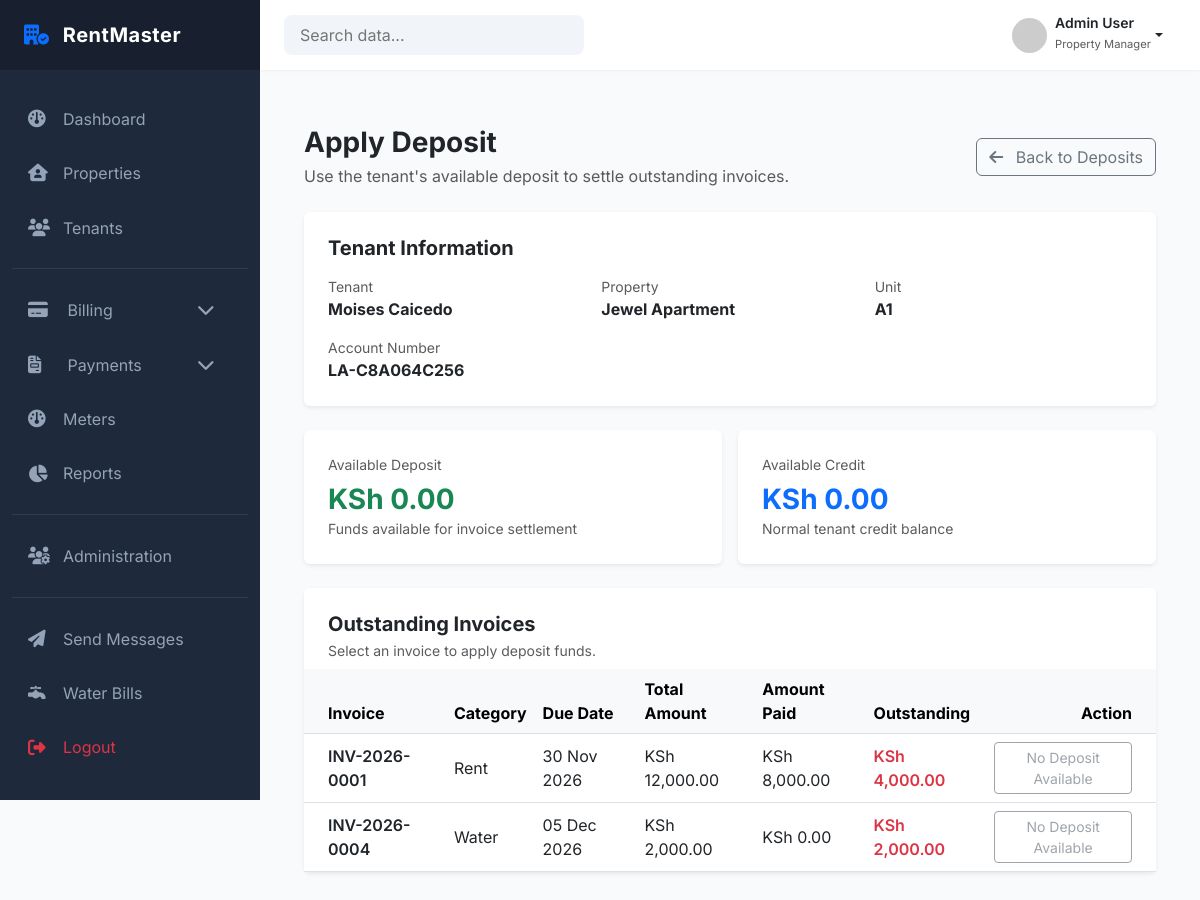
Screenshot of /finance/deposits/apply/2/ (signed in) with the database file from the repository.
### tenants/models.py (models this page shows, shortened)
class Tenant(models.Model):
    first_name = models.CharField(max_length=100)
    last_name = models.CharField(max_length=100)
    landlord = models.ForeignKey(
        settings.AUTH_USER_MODEL,
        on_delete=models.PROTECT,
        limit_choices_to={"role": "LANDLORD"},
        related_name="tenants"
    )
    phone_number = models.CharField(max_length=20)
    email = models.EmailField(blank=True)
    id_number = models.CharField(max_length=50)
    date_of_birth = models.DateField(null=True, blank=True)
    is_active = models.BooleanField(default=True)
    created_at = models.DateTimeField(auto_now_add=True)
    created_by = models.ForeignKey(
        settings.AUTH_USER_MODEL,
        on_delete=models.PROTECT
    )
    class Meta:
        constraints = [
            UniqueConstraint(
                fields=["id_number", "landlord"],
                name="unique_id_per_landlord"
            ),
            UniqueConstraint(
                fields=["phone_number", "landlord"],
                name="unique_phone_per_landlord"
            )
        ]

class Tenancy(models.Model):
    tenant = models.ForeignKey(
        "Tenant",
        on_delete=models.PROTECT,
        related_name="tenancies"
    )
    unit = models.ForeignKey(
        Unit,
        on_delete=models.PROTECT,
        related_name="tenancies"
    )
    start_date = models.DateField() # when tenancy officially begins
    end_date = models.DateField(null=True, blank=True) # when tenancy ends
    rent_amount = models.DecimalField(max_digits=12, decimal_places=2)
    status = models.CharField(
        max_length=20,
        choices=TenancyStatus.choices,
        default=TenancyStatus.ACTIVE
    )
    created_by = models.ForeignKey(
        settings.AUTH_USER_MODEL,
        on_delete=models.PROTECT,
        related_name="created_tenancies"
    )
    created_at = models.DateTimeField(auto_now_add=True)
    updated_at = models.DateTimeField(auto_now=True)
    class Meta:
        ordering = ["-start_date"]
        constraints = [
            models.UniqueConstraint(
                fields=["unit"],
                condition=Q(status="ACTIVE"),
                name="unique_active_tenancy_per_unit"
            ),
            models.UniqueConstraint(
                fields=["tenant"],
                condition=Q(status="ACTIVE"),
                name="unique_active_tenancy_per_tenant"
            )
        ]

### properties/models.py (models this page shows, shortened)
class Unit(models.Model):
    property = models.ForeignKey(
        Property,
        on_delete=models.PROTECT,
        related_name="units"
    )
    unit_number = models.CharField(max_length=20)
    unit_type = models.CharField(
        max_length=50,
        choices=UnitType.choices
    )
    status = models.CharField(
        max_length=50,
        choices=UnitStatus.choices,
        default=UnitStatus.VACANT
    )
    floor = models.CharField(max_length=20, blank=True)
    is_active = models.BooleanField(default=True)
    created_at = models.DateTimeField(auto_now_add=True)
    class Meta:
        constraints = [
            UniqueConstraint(
                fields=["property", "unit_number"],
                name="unique_unit_number_per_property"
            )
        ]
        ordering = ["unit_number"]

class Property(models.Model):
    landlord = models.ForeignKey(
        settings.AUTH_USER_MODEL,
        on_delete=models.PROTECT,
        related_name="properties",
        limit_choices_to={"role": "LANDLORD"}
    )
    name = models.CharField(max_length=150)
    description = models.TextField(blank=True)
    address_line_1 = models.CharField(max_length=250)
    address_line_2 = models.CharField(max_length=255, blank=True)
    country = models.CharField(max_length=100)
    county = models.CharField(max_length=100, blank=True)
    postal_code = models.CharField(max_length=20, blank=True)
    is_active = models.BooleanField(default=True)
    created_at = models.DateTimeField(auto_now_add=True)
    updated_at = models.DateTimeField(auto_now=True)
    class Meta:
        constraints = [
            UniqueConstraint(
                fields=["landlord", "name"],
                name="unique_property_name_per_landlord"
            )
        ]
        ordering = ["-created_at"]

### finance/models.py (models this page shows, shortened)
class LedgerAccount(models.Model):
    tenancy = models.OneToOneField(
        Tenancy,
        on_delete=models.PROTECT,
        related_name="ledger_account"
    )
    account_number = models.CharField(max_length=30, unique=True, editable=False)
    is_active = models.BooleanField(default=True)
    created_at = models.DateTimeField(auto_now_add=True)
    updated_at = models.DateTimeField(auto_now=True)
    class Meta:
        ordering = ["-created_at"]

### billing/models.py (models this page shows, shortened)
class Invoice(models.Model):
    tenancy = models.ForeignKey(
        Tenancy,
        on_delete=models.PROTECT,
        related_name="invoices"
    )
    ledger_account = models.ForeignKey(
        "finance.LedgerAccount",
        on_delete=models.PROTECT,
        related_name="invoices"
    )
    category = models.CharField(
        max_length=20,
        choices=InvoiceCategory.choices
    )
    invoice_number = models.CharField(max_length=50, unique=True, blank=True)
    issue_date = models.DateField(default=timezone.now)
    due_date = models.DateField()
    billing_period_start = models.DateField(null=True, blank=True)
    billing_period_end = models.DateField(null=True, blank=True)
    total_amount = models.DecimalField(
        max_digits=14,
        decimal_places=2,
        default=0
    )
    amount_paid = models.DecimalField(
        max_digits=14,
        decimal_places=2,
        default=0
    )
    status = models.CharField(
        max_length=20,
        choices=InvoiceStatus.choices,
        default=InvoiceStatus.DRAFT
    )
    notes = models.TextField(blank=True)
    created_at = models.DateTimeField(auto_now_add=True)
    created_by = models.ForeignKey(
        settings.AUTH_USER_MODEL,
        on_delete=models.PROTECT,
        related_name="created_invoices"
    )
    class Meta:
        ordering = ["-issue_date"]
        constraints = [
            models.UniqueConstraint(
                fields=[
                    "ledger_account",
                    "category",
                    "billing_period_start",
                    "billing_period_end"
                ],
                condition=~models.Q(
                    status=InvoiceStatus.CANCELLED
                ),
                name="unique_active_invoice_per_charge_per_period"
            )
        ]
    @property
    def outstanding_balance(self):
        return self.total_amount - self.amount_paid
    def is_system_generated(self):
        return self.created_by.role == "SYSTEM"
    is_system_generated.boolean = True
    is_system_generated.short_description = "Auto Generated"

### finance/views/deposit_views.py (the view, shortened to what this page needs)
@login_required
def apply_deposit_view(request, tenant_id):
    accessible_tenants = get_accessible_tenants(
        request.user
    )
    tenant = get_object_or_404(
        accessible_tenants,
        pk=tenant_id,
    )
    tenancy = get_object_or_404(
        Tenancy.objects.select_related(
            "ledger_account",
            "unit",
            "unit__property",
        ),
        tenant=tenant,
        status=TenancyStatus.ACTIVE,
    )
    ledger_account = tenancy.ledger_account
    available_deposit = get_available_deposit(
        ledger_account
    )
    available_credit = get_available_credit(
        ledger_account
    )
    invoices = (
        Invoice.objects
        .filter(
            ledger_account=ledger_account,
            status=InvoiceStatus.ISSUED,
            total_amount__gt=F("amount_paid"),
        )
        .order_by("due_date", "issue_date")
    )
    selected_invoice_id = (
        request.POST.get("invoice_id")
        if request.method == "POST"
        else request.GET.get("invoice")
    )
    selected_invoice = None
    amount = ""
    if selected_invoice_id:
        selected_invoice = get_object_or_404(
            invoices,
            pk=selected_invoice_id,
        )
    context = {
        "tenant": tenant,
        "tenancy": tenancy,
        "ledger_account": ledger_account,
        "available_deposit": available_deposit,
        "available_credit": available_credit,
        "invoices": invoices,
        "selected_invoice": selected_invoice,
        "amount": amount,
    }
    return render(
        request,
        "deposits/apply_deposits.html",
        context,
    )

### templates/deposits/apply_deposits.html (shortened to what this page needs)
{% extends "dashboard/base_dashboard.html" %}
{% load static %}
{% load humanize %}
{% block content %}
<div class="container-fluid py-4">
    <div class="d-flex flex-wrap justify-content-between align-items-center mb-4 gap-3">
        <div>
            <h3 class="fw-bold mb-1">Apply Deposit</h3>
            <p class="text-muted mb-0">
                Use the tenant's available deposit to settle outstanding invoices.
            </p>
        </div>
        <a
            href="{% url 'finance:tenant_deposit' tenant.id %}"
            class="btn btn-outline-secondary"
        >
            <i class="fas fa-arrow-left me-2"></i>
            Back to Deposits
        </a>
    </div>
    <div class="card border-0 shadow-sm mb-4">
        <div class="card-body p-4">
            <h5 class="fw-bold mb-3">Tenant Information</h5>
            <div class="row g-3">
                <div class="col-md-4">
                    <small class="text-muted d-block">Tenant</small>
                    <strong>
                        {{ tenant.first_name }} {{ tenant.last_name }}
                    </strong>
                </div>
                <div class="col-md-4">
                    <small class="text-muted d-block">Property</small>
                    <strong>{{ tenancy.unit.property.name }}</strong>
                </div>
                <div class="col-md-4">
                    <small class="text-muted d-block">Unit</small>
                    <strong>{{ tenancy.unit.unit_number }}</strong>
                </div>
                <div class="col-md-4">
                    <small class="text-muted d-block">Account Number</small>
                    <strong>{{ ledger_account.account_number }}</strong>
                </div>
            </div>
        </div>
    </div>
    <div class="row g-3 mb-4">
        <div class="col-md-6">
            <div class="card border-0 shadow-sm h-100">
                <div class="card-body p-4">
                    <small class="text-muted d-block mb-2">
                        Available Deposit
                    </small>
                    <h3 class="fw-bold text-success mb-0">
                        KSh {{ available_deposit|floatformat:2|intcomma }}
                    </h3>
                    <small class="text-muted">
                        Funds available for invoice settlement
                    </small>
                </div>
            </div>
        </div>
        <div class="col-md-6">
            <div class="card border-0 shadow-sm h-100">
                <div class="card-body p-4">
                    <small class="text-muted d-block mb-2">
                        Available Credit
                    </small>
                    <h3 class="fw-bold text-primary mb-0">
                        KSh {{ available_credit|floatformat:2|intcomma }}
                    </h3>
                    <small class="text-muted">
                        Normal tenant credit balance
                    </small>
                </div>
            </div>
        </div>
    </div>
    <div class="card border-0 shadow-sm mb-4">
        <div class="card-header bg-white border-0 p-4 pb-2">
            <h5 class="fw-bold mb-1">Outstanding Invoices</h5>
            <p class="text-muted small mb-0">
                Select an invoice to apply deposit funds.
            </p>
        </div>
        <div class="card-body p-0">
            <div class="table-responsive">
                <table class="table table-hover align-middle mb-0">
                    <thead class="table-light">
                        <tr>
                            <th class="ps-4">Invoice</th>
                            <th>Category</th>
                            <th>Due Date</th>
                            <th>Total Amount</th>
                            <th>Amount Paid</th>
                            <th>Outstanding</th>
                            <th class="text-end pe-4">Action</th>
                        </tr>
                    </thead>
                    <tbody>
                        {% for invoice in invoices %}
                            <tr>
                                <td class="ps-4 fw-semibold">
                                    {{ invoice.invoice_number }}
                                </td>
                                <td>
                                    {{ invoice.get_category_display }}
                                </td>
                                <td>
                                    {{ invoice.due_date|date:"d M Y" }}
                                </td>
                                <td>
                                    KSh {{ invoice.total_amount|floatformat:2|intcomma }}
                                </td>
                                <td>
                                    KSh {{ invoice.amount_paid|floatformat:2|intcomma }}
                                </td>
                                <td class="fw-semibold text-danger">
                                    KSh {{ invoice.outstanding_balance|floatformat:2|intcomma }}
                                </td>
                                <td class="text-end pe-4">
                                    {% if available_deposit > 0 %}
                                        <a
                                            href="?invoice={{ invoice.pk }}"
                                            class="btn btn-sm btn-outline-primary"
                                        >
                                            <i class="fas fa-money-bill-transfer me-1"></i>
                                            Apply Deposit
                                        </a>
                                    {% else %}
                                        <button
                                            type="button"
                                            class="btn btn-sm btn-outline-secondary"
                                            disabled
                                        >
                                            No Deposit Available
                                        </button>
                                    {% endif %}
                                </td>
                            </tr>
                        {% endfor %}
                    </tbody>
                </table>
            </div>
        </div>
    </div>
</div>
{% endblock %}

### rows the page displays
Tenant: first_name "Moises", last_name "Caicedo"
Tenancy: unit.property.name "Jewel Apartment", unit.unit_number "A1"
LedgerAccount: account_number "LA-C8A064C256"
Invoice: invoice_number "INV-2026-0001", category "Rent", due_date "30 Nov 2026", total_amount "12,000.00", amount_paid "8,000.00", outstanding_balance "4,000.00"
Invoice: invoice_number "INV-2026-0004", category "Water", due_date "05 Dec 2026", total_amount "2,000.00", amount_paid "0.00", outstanding_balance "2,000.00"

### other values shown
{{ available_deposit|floatformat:2|intcomma }} "0.00"
{{ available_credit|floatformat:2|intcomma }} "0.00"
